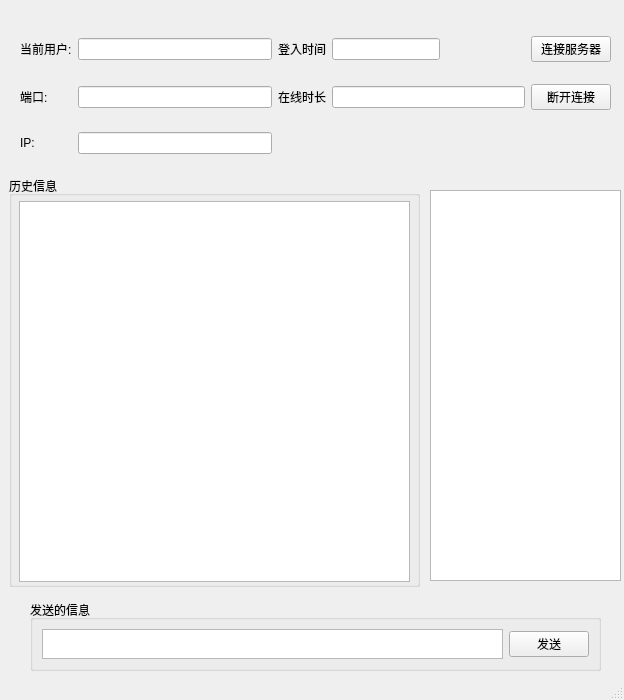
<?xml version="1.0" encoding="UTF-8"?>
<ui version="4.0">
 <class>MainWindow</class>
 <widget class="QMainWindow" name="MainWindow">
  <property name="geometry">
   <rect>
    <x>0</x>
    <y>0</y>
    <width>624</width>
    <height>700</height>
   </rect>
  </property>
  <property name="windowTitle">
   <string>MainWindow</string>
  </property>
  <widget class="QWidget" name="centralwidget">
   <widget class="QWidget" name="widget" native="true">
    <property name="geometry">
     <rect>
      <x>20</x>
      <y>20</y>
      <width>591</width>
      <height>151</height>
     </rect>
    </property>
    <property name="sizePolicy">
     <sizepolicy hsizetype="Preferred" vsizetype="Fixed">
      <horstretch>0</horstretch>
      <verstretch>0</verstretch>
     </sizepolicy>
    </property>
    <layout class="QGridLayout" name="gridLayout">
     <item row="0" column="2">
      <widget class="QLabel" name="lab2">
       <property name="text">
        <string>登入时间</string>
       </property>
      </widget>
     </item>
     <item row="3" column="0">
      <widget class="QLabel" name="label_3">
       <property name="text">
        <string>IP:</string>
       </property>
      </widget>
     </item>
     <item row="3" column="1">
      <widget class="QLineEdit" name="ip">
       <property name="sizePolicy">
        <sizepolicy hsizetype="MinimumExpanding" vsizetype="Fixed">
         <horstretch>0</horstretch>
         <verstretch>0</verstretch>
        </sizepolicy>
       </property>
      </widget>
     </item>
     <item row="0" column="0">
      <widget class="QLabel" name="lab1">
       <property name="text">
        <string>当前用户:</string>
       </property>
      </widget>
     </item>
     <item row="0" column="1">
      <widget class="QLineEdit" name="username">
       <property name="sizePolicy">
        <sizepolicy hsizetype="MinimumExpanding" vsizetype="Fixed">
         <horstretch>0</horstretch>
         <verstretch>0</verstretch>
        </sizepolicy>
       </property>
       <property name="maximumSize">
        <size>
         <width>500</width>
         <height>16777215</height>
        </size>
       </property>
      </widget>
     </item>
     <item row="0" column="3">
      <widget class="QLineEdit" name="loginTime">
       <property name="sizePolicy">
        <sizepolicy hsizetype="Fixed" vsizetype="Fixed">
         <horstretch>0</horstretch>
         <verstretch>0</verstretch>
        </sizepolicy>
       </property>
      </widget>
     </item>
     <item row="1" column="3">
      <widget class="QLineEdit" name="onlineDuration"/>
     </item>
     <item row="1" column="0">
      <widget class="QLabel" name="label">
       <property name="text">
        <string>端口:</string>
       </property>
      </widget>
     </item>
     <item row="1" column="1">
      <widget class="QLineEdit" name="port">
       <property name="sizePolicy">
        <sizepolicy hsizetype="MinimumExpanding" vsizetype="Fixed">
         <horstretch>0</horstretch>
         <verstretch>0</verstretch>
        </sizepolicy>
       </property>
       <property name="maximumSize">
        <size>
         <width>500</width>
         <height>16777215</height>
        </size>
       </property>
      </widget>
     </item>
     <item row="1" column="2">
      <widget class="QLabel" name="lab3">
       <property name="text">
        <string>在线时长</string>
       </property>
      </widget>
     </item>
     <item row="0" column="4">
      <widget class="QPushButton" name="connect">
       <property name="text">
        <string>连接服务器</string>
       </property>
      </widget>
     </item>
     <item row="1" column="4">
      <widget class="QPushButton" name="disconnect">
       <property name="text">
        <string>断开连接</string>
       </property>
      </widget>
     </item>
    </layout>
   </widget>
   <widget class="QGroupBox" name="g2">
    <property name="geometry">
     <rect>
      <x>9</x>
      <y>176</y>
      <width>411</width>
      <height>411</height>
     </rect>
    </property>
    <property name="title">
     <string>历史信息</string>
    </property>
    <widget class="QTextEdit" name="record">
     <property name="geometry">
      <rect>
       <x>10</x>
       <y>25</y>
       <width>391</width>
       <height>381</height>
      </rect>
     </property>
     <property name="sizePolicy">
      <sizepolicy hsizetype="Expanding" vsizetype="Fixed">
       <horstretch>0</horstretch>
       <verstretch>0</verstretch>
      </sizepolicy>
     </property>
    </widget>
   </widget>
   <widget class="QGroupBox" name="g1">
    <property name="geometry">
     <rect>
      <x>30</x>
      <y>600</y>
      <width>571</width>
      <height>71</height>
     </rect>
    </property>
    <property name="title">
     <string>发送的信息</string>
    </property>
    <layout class="QHBoxLayout" name="horizontalLayout">
     <item>
      <widget class="QTextEdit" name="msg">
       <property name="sizePolicy">
        <sizepolicy hsizetype="Expanding" vsizetype="Fixed">
         <horstretch>0</horstretch>
         <verstretch>0</verstretch>
        </sizepolicy>
       </property>
      </widget>
     </item>
     <item>
      <widget class="QPushButton" name="sendMsg">
       <property name="text">
        <string>发送</string>
       </property>
      </widget>
     </item>
    </layout>
   </widget>
   <widget class="QWidget" name="widget_2" native="true">
    <property name="geometry">
     <rect>
      <x>9</x>
      <y>638</y>
      <width>202</width>
      <height>46</height>
     </rect>
    </property>
    <property name="sizePolicy">
     <sizepolicy hsizetype="Preferred" vsizetype="Fixed">
      <horstretch>0</horstretch>
      <verstretch>0</verstretch>
     </sizepolicy>
    </property>
    <layout class="QHBoxLayout" name="horizontalLayout_2"/>
   </widget>
   <widget class="QListWidget" name="listWidget">
    <property name="geometry">
     <rect>
      <x>430</x>
      <y>190</y>
      <width>191</width>
      <height>391</height>
     </rect>
    </property>
   </widget>
  </widget>
  <widget class="QStatusBar" name="statusBar"/>
 </widget>
 <resources/>
 <connections/>
</ui>
